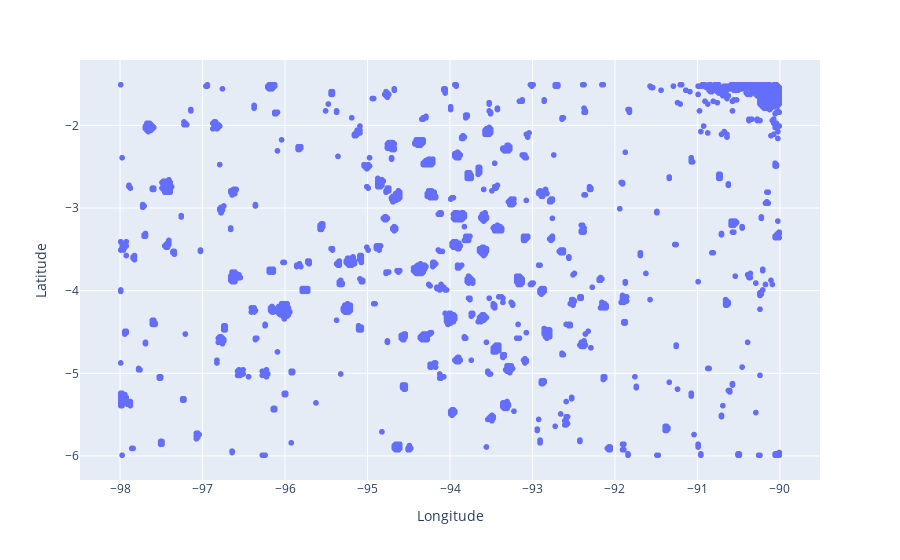

Write notebook code for a chart like this one.
### Code cell
fig = px.scatter(df_labeled, x="Longitude", y="Latitude")
fig.show()

### Figure 1 — Plotly figure (JSON) as saved in the notebook; plotly's stock layout.template omitted (floating-point values rounded to 4 significant figures; data arrays with more than 128 entries replaced by an {"elided": "..."} marker saying what was removed)
{"data": [{"hovertemplate": "Longitude=%{x}<br>Latitude=%{y}<extra></extra>", "legendgroup": "", "marker": {"color": "#636efa", "symbol": "circle"}, "mode": "markers", "name": "", "showlegend": false, "type": "scattergl", "x": {"elided": "2541 float values"}, "xaxis": "x", "y": {"elided": "2541 float values"}, "yaxis": "y"}], "layout": {"legend": {"tracegroupgap": 0}, "margin": {"t": 60}, "xaxis": {"anchor": "y", "domain": [0, 1], "title": {"text": "Longitude"}}, "yaxis": {"anchor": "x", "domain": [0, 1], "title": {"text": "Latitude"}}}}
